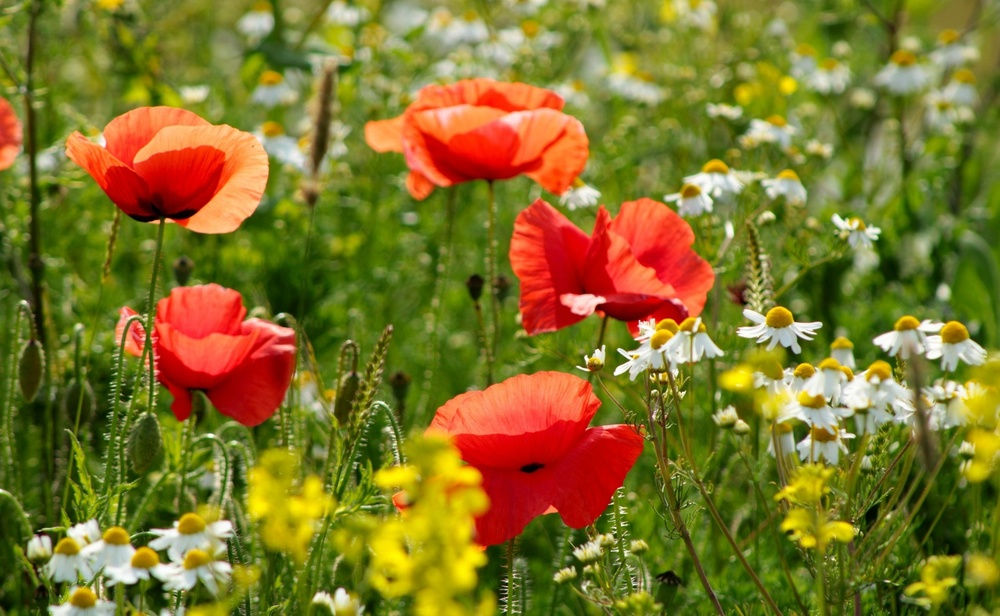
#> input picture tarefa_02.04/images/petals.jpeg, 1000 x 616 px, shrunk from 1600 x 986 before the run
$ jupyter execute petalss.ipynb
#> lines starting #> are read from the running program, lines starting #| are printed output that depends on the picture; after the words box and inside, x2 and y2 are one past the last pixel; in counts of white or black regions, pixels touching at a corner belong together
[cell 1]
import cv2 as cv
import numpy as np
import matplotlib.pyplot as plt
from scipy.ndimage import label

[cell 2]
image = cv.imread('images/petals.jpeg')
#> image is the input picture: shape (616, 1000, 3); mean B, G, R 41.2, 115.3, 128.9
image = cv.cvtColor(image, cv.COLOR_BGR2RGB)
image_copy = image.copy()
plt.imshow(image)

[cell 3]
image = cv.cvtColor(image, cv.COLOR_RGB2HSV)
#> image: shape (616, 1000, 3); mean H, S, V 34.2, 190.1, 141.4
# (hMin = 20 , sMin = 0, vMin = 0), (hMax = 173 , sMax = 255, vMax = 255)
lower = np.array([20, 0, 0])
upper = np.array([173, 255, 255])

mask = cv.inRange(image, lower, upper)
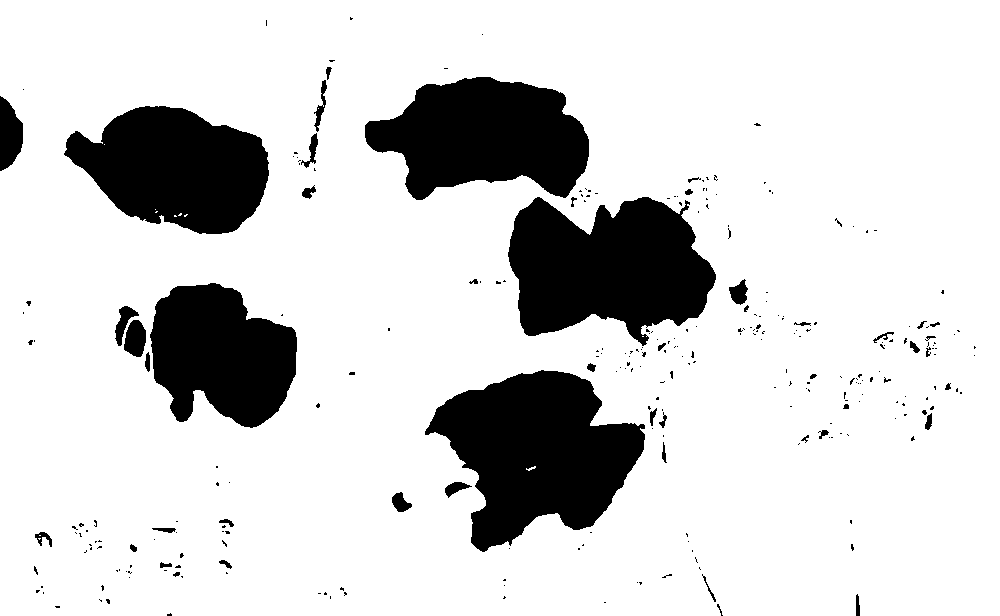
#> mask: shape (616, 1000); 83.1% white; 286 black regions (237 under 20 px), largest, box (x1, y1, x2, y2) and area: (425, 370, 645, 552) 23707, (508, 197, 716, 346) 21677, (365, 77, 589, 200) 18813
mask = cv.bitwise_not(mask)

segmentation_result = cv.bitwise_and(image_copy, image_copy, mask=mask)
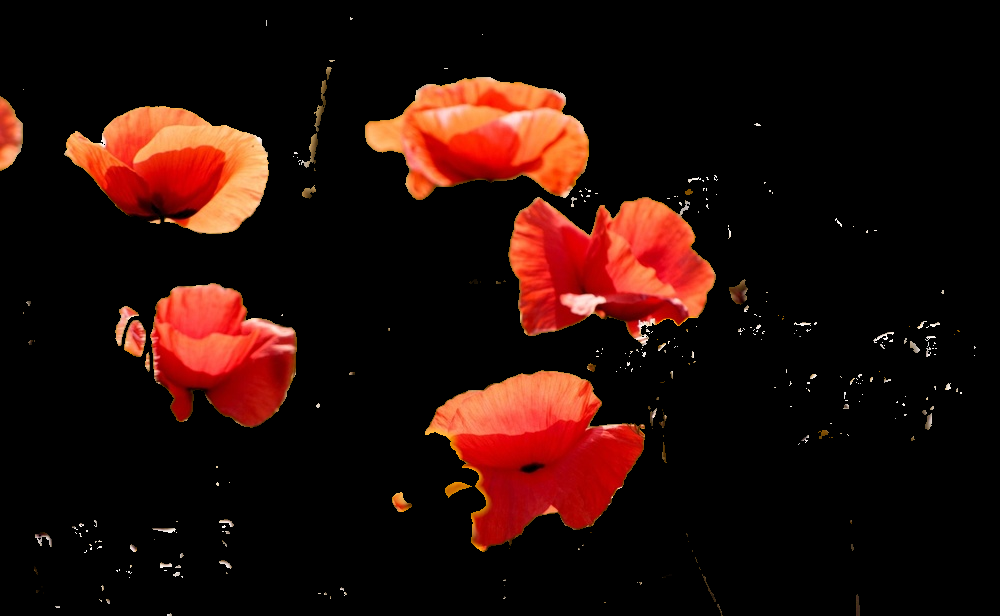
#> segmentation_result: shape (616, 1000, 3); mean R, G, B 36.4, 12.4, 7.8

# plot mask, result and original image
plt.figure(figsize=[20, 20])
plt.subplot(131)
plt.imshow(mask, cmap='gray')
plt.subplot(132)
plt.imshow(segmentation_result)
plt.subplot(133)
plt.imshow(image_copy)
plt.show()
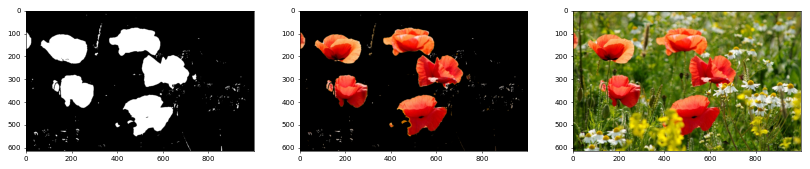
#> figure drawn by matplotlib, 3 panels

[cell 4]
#Dilate
kernel = np.ones((5,5),np.uint8)
erode = cv.erode(mask, kernel, iterations = 6)
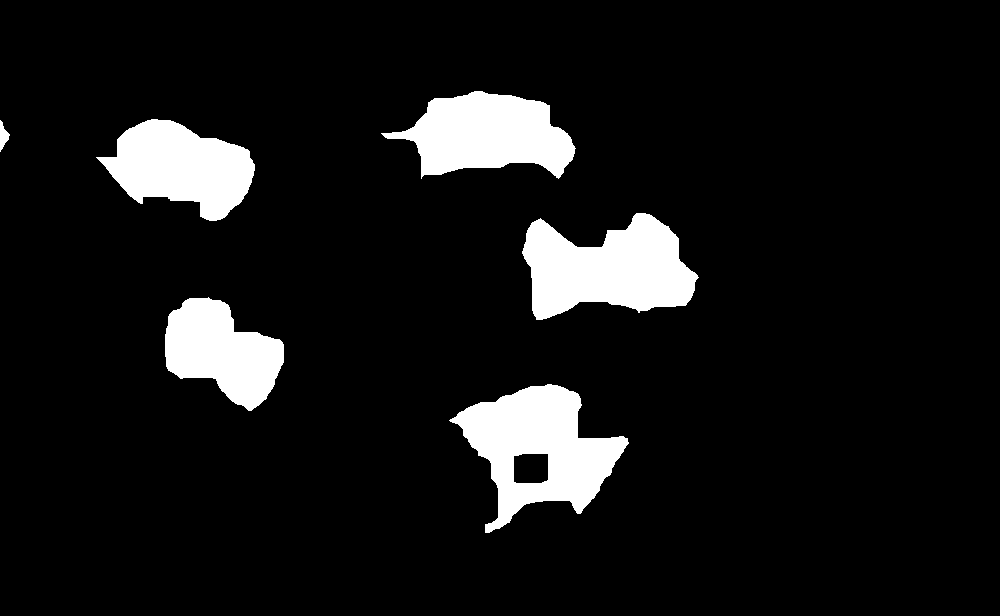
#> erode: shape (616, 1000); 8.8% white; 6 white regions, box (x1, y1, x2, y2) and area: (449, 384, 629, 533) 12914, (522, 213, 699, 320) 12367, (381, 91, 576, 179) 10507, (96, 119, 255, 221) 9830, (165, 297, 284, 411) 8406, (0, 120, 10, 152) 167
dilation = cv.dilate(erode, kernel, iterations = 8)
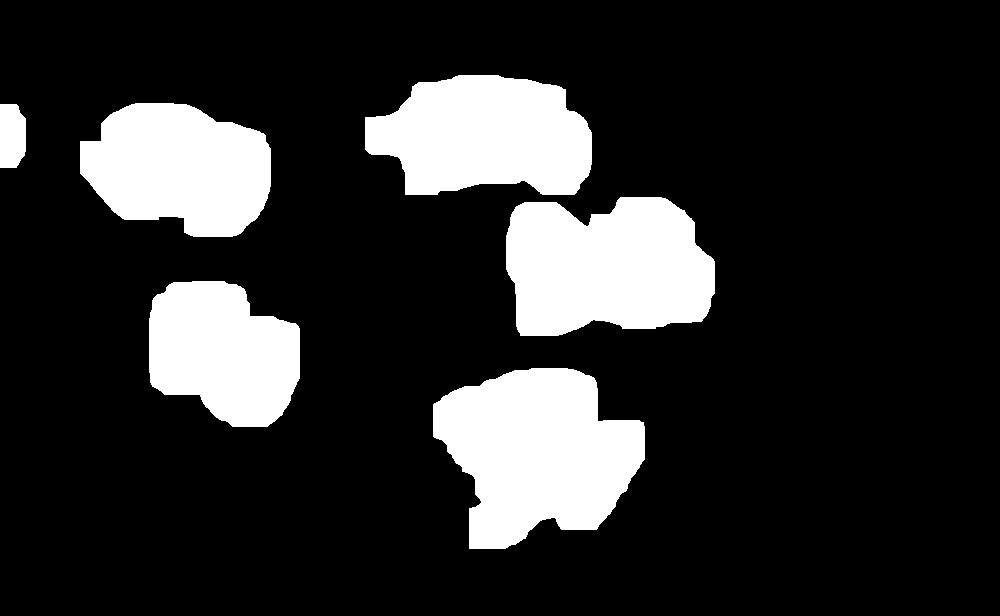
#> dilation: shape (616, 1000); 17.7% white; 6 white regions, box (x1, y1, x2, y2) and area: (433, 368, 645, 549) 26430, (506, 197, 715, 336) 23740, (365, 75, 592, 195) 21093, (80, 103, 271, 237) 19406, (149, 281, 300, 427) 16916, (0, 104, 26, 168) 1511
plt.imshow(dilation, cmap='gray')

[cell 5]
structure = np.ones((3, 3), dtype=int)
rotulos, num_objects = label(dilation, structure=structure)
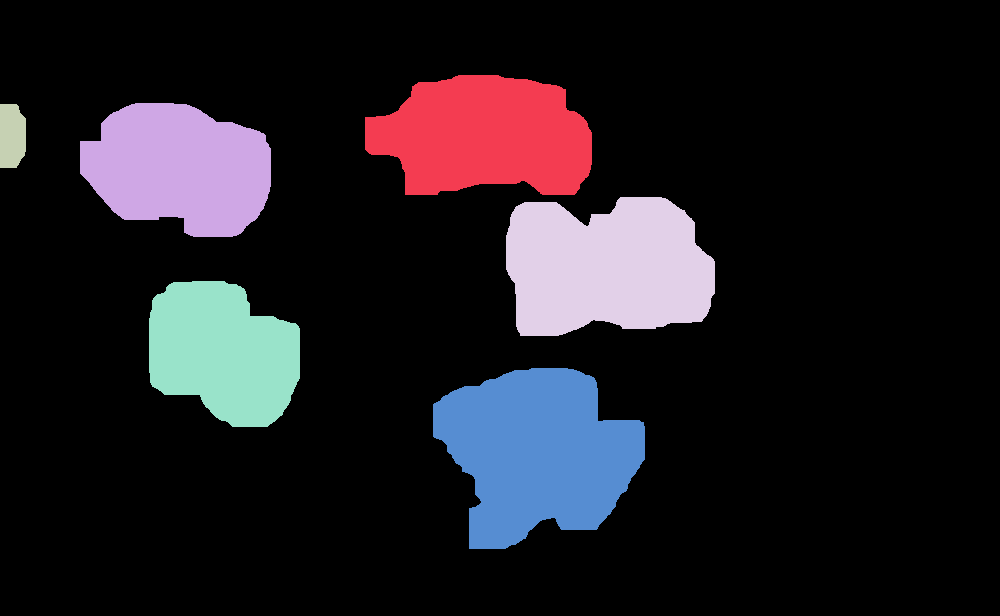
#> rotulos: shape (616, 1000) int32; 7 distinct labels, from 0 to 6; one colour per label, 0 black
#> num_objects = 6

plt.imshow(rotulos, cmap="jet")
plt.show()

print(f"Número de objetos encontrados: {num_objects}")
#| Número de objetos encontrados: 6

[cell 6]
segmentation_result = cv.bitwise_and(image_copy, image_copy, mask=dilation)
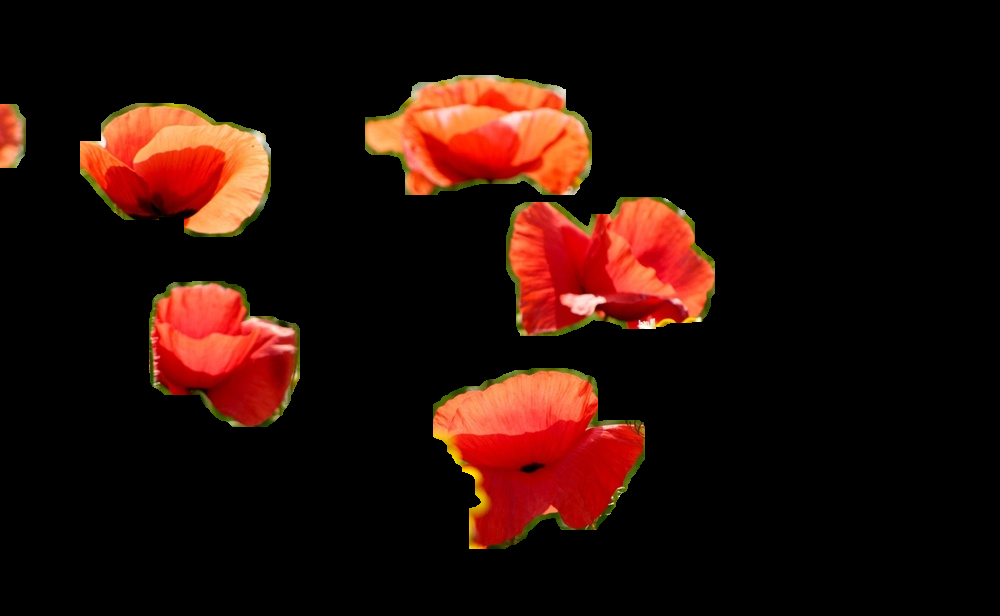
#> segmentation_result: shape (616, 1000, 3); mean R, G, B 36.7, 13.3, 7.4
plt.imshow(segmentation_result)
